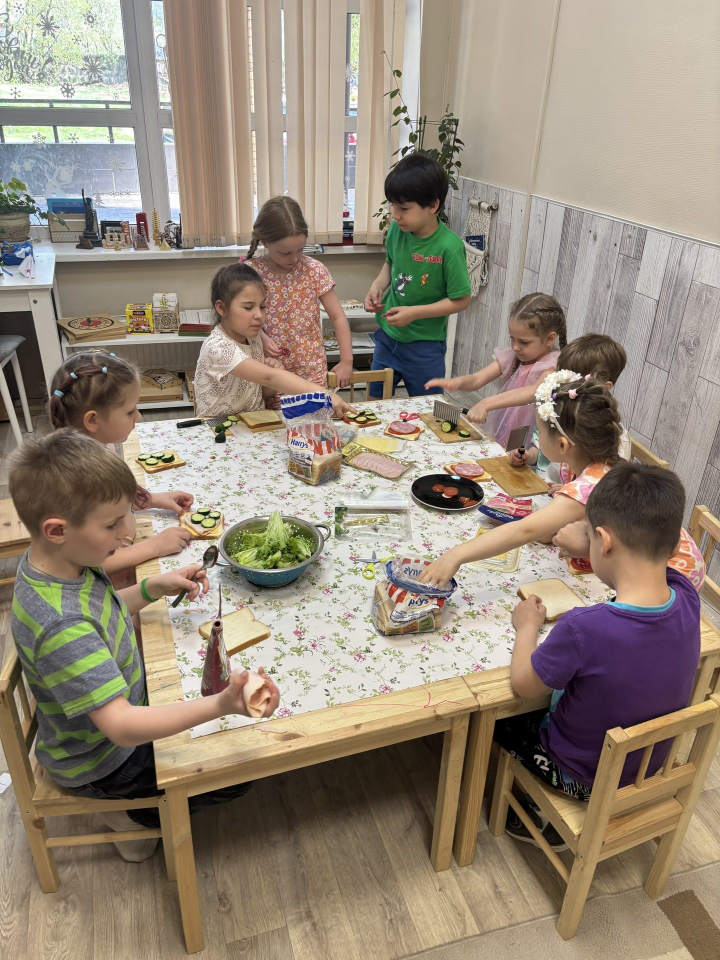
#> input picture _img/meal.jpeg, 1440 x 1920 px (shown at 1/2 size)
$ python convert_index3_images.py
#> lines starting #> are read from the running program, lines starting #| are printed output that depends on the picture
#!/usr/bin/env python3
"""Create WebP assets referenced from index3.html."""

from __future__ import annotations

import urllib.request
from io import BytesIO
from pathlib import Path

from PIL import Image, ImageOps

ROOT = Path(__file__).resolve().parents[1]
IMG = ROOT / "_img"
QUALITY = 82


def cover_webp(src: Path, dest: Path, w: int, h: int) -> tuple[int, int]:
#> called with w = 720, h = 960
    with Image.open(src) as im:
#> im is the input picture: PIL image 1440x1920 RGB; mean R, G, B 149.3, 136.3, 120.4
        im.load()
        out = ImageOps.fit(im.convert("RGB"), (w, h), method=Image.Resampling.LANCZOS)
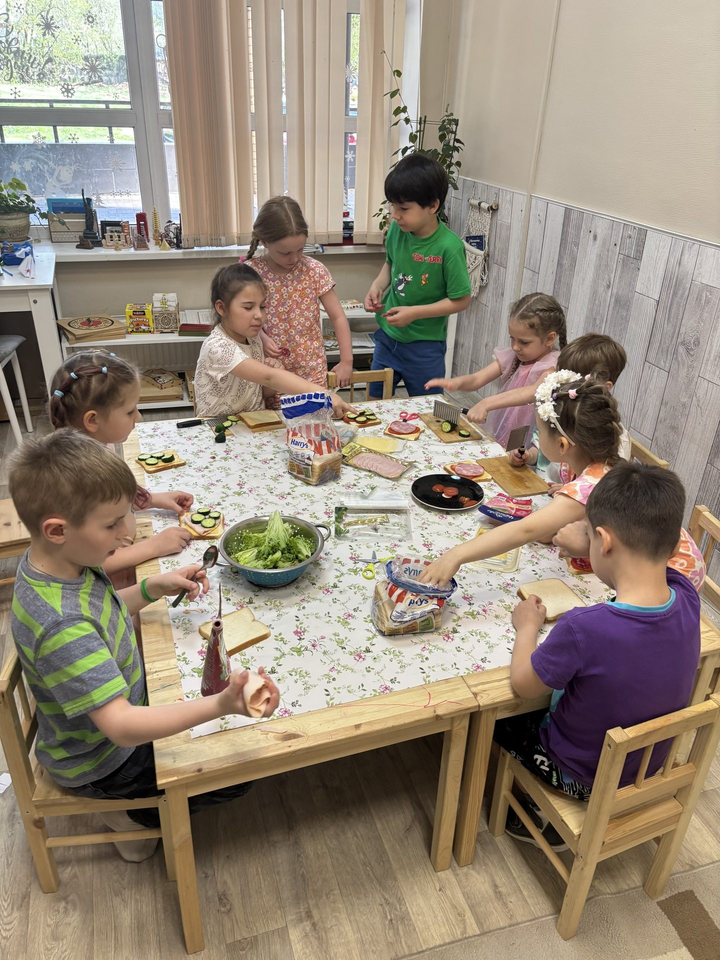
#> out: PIL image 720x960 RGB; mean R, G, B 149.3, 136.3, 120.4
        out.save(dest, format="WEBP", quality=QUALITY, method=6)
    return src.stat().st_size, dest.stat().st_size


def convert_webp(src: Path, dest: Path) -> tuple[int, int]:
    with Image.open(src) as im:
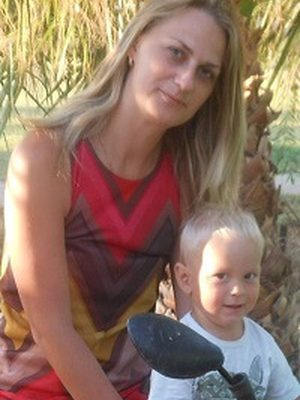
#> input picture _img/staff/klimovskikh.jpg, 300 x 400 px
#> im is the input picture: PIL image 300x400 RGB; mean R, G, B 144.1, 116.4, 100.2
        im.load()
        if im.mode in ("P", "LA"):
            im = im.convert("RGBA")
        elif im.mode != "RGBA":
            im = im.convert("RGB")
        im.save(dest, format="WEBP", quality=QUALITY, method=6)
    return src.stat().st_size, dest.stat().st_size


def download_cover_webp(url: str, dest: Path, w: int, h: int) -> int:
    req = urllib.request.Request(url, headers={"User-Agent": "Mozilla/5.0"})
    with urllib.request.urlopen(req, timeout=60) as resp:
        data = resp.read()
    with Image.open(BytesIO(data)) as im:
        im.load()
        out = ImageOps.fit(im.convert("RGB"), (w, h), method=Image.Resampling.LANCZOS)
        out.save(dest, format="WEBP", quality=QUALITY, method=6)
    return dest.stat().st_size


def main() -> int:
    before, after = cover_webp(IMG / "meal.jpeg", IMG / "meal.webp", 720, 960)
    print(f"_img/meal.webp: {before / 1024:.1f} KB -> {after / 1024:.1f} KB")

    for src_name, dest_name in [
        ("staff/klimovskikh.jpg", "staff/klimovskikh.webp"),
        ("staff/ped1.jpg", "staff/ped1.webp"),
        ("logo_footer.png", "logo_footer.webp"),
    ]:
        before, after = convert_webp(IMG / src_name, IMG / dest_name)
        print(f"_img/{dest_name}: {before / 1024:.1f} KB -> {after / 1024:.1f} KB")

    before, after = cover_webp(IMG / "english.JPG", IMG / "english.webp", 960, 720)
    print(f"_img/english.webp: {before / 1024:.1f} KB -> {after / 1024:.1f} KB")

    external = [
        (
            "about-safety.webp",
            "https://upload.wikimedia.org/wikipedia/commons/thumb/c/cc/Camera_In_Daycare.png/960px-Camera_In_Daycare.png",
        ),
        (
            "about-health.webp",
            "https://upload.wikimedia.org/wikipedia/commons/thumb/2/2f/Doctor_uses_a_stethoscope_to_examine_a_young_patient.JPEG/960px-Doctor_uses_a_stethoscope_to_examine_a_young_patient.JPEG",
        ),
    ]

    for filename, url in external:
        dest = IMG / filename
        size = download_cover_webp(url, dest, 960, 720)
        print(f"_img/{filename}: downloaded -> {size / 1024:.1f} KB")

    return 0


if __name__ == "__main__":
#> (the run stopped early here; a loop or call above may not have finished)
